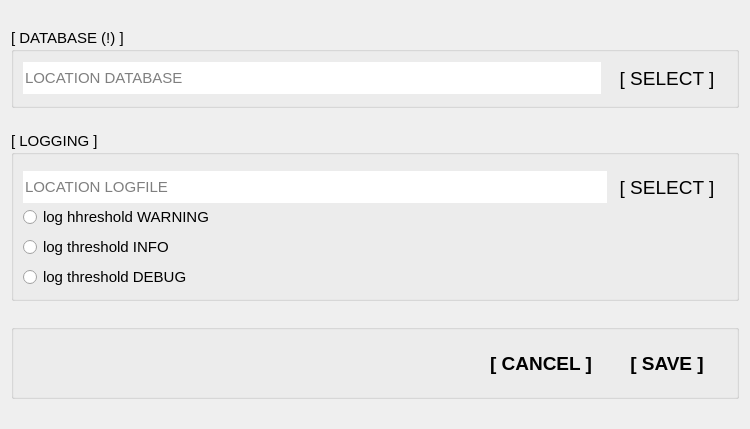
<?xml version="1.0" encoding="UTF-8"?>
<ui version="4.0">
 <class>OptionsDialog</class>
 <widget class="QDialog" name="OptionsDialog">
  <property name="geometry">
   <rect>
    <x>0</x>
    <y>0</y>
    <width>750</width>
    <height>429</height>
   </rect>
  </property>
  <property name="minimumSize">
   <size>
    <width>750</width>
    <height>380</height>
   </size>
  </property>
  <property name="maximumSize">
   <size>
    <width>750</width>
    <height>450</height>
   </size>
  </property>
  <property name="font">
   <font>
    <pointsize>11</pointsize>
   </font>
  </property>
  <property name="windowTitle">
   <string>Dialog</string>
  </property>
  <property name="locale">
   <locale language="English" country="UnitedStates"/>
  </property>
  <property name="modal">
   <bool>false</bool>
  </property>
  <layout class="QVBoxLayout" name="verticalLayout_2">
   <item>
    <widget class="QGroupBox" name="databaseGroupBox">
     <property name="minimumSize">
      <size>
       <width>650</width>
       <height>75</height>
      </size>
     </property>
     <property name="maximumSize">
      <size>
       <width>16777215</width>
       <height>80</height>
      </size>
     </property>
     <property name="statusTip">
      <string>select where the database directory is. CAUTION: directory must bi writable...</string>
     </property>
     <property name="title">
      <string>[ DATABASE (!) ] </string>
     </property>
     <layout class="QHBoxLayout" name="horizontalLayout">
      <item>
       <widget class="QLineEdit" name="databasePathLineEdit">
        <property name="minimumSize">
         <size>
          <width>500</width>
          <height>32</height>
         </size>
        </property>
        <property name="font">
         <font>
          <pointsize>11</pointsize>
         </font>
        </property>
        <property name="toolTip">
         <string>select where the database directory is. CAUTION: directory must bi writable...</string>
        </property>
        <property name="statusTip">
         <string>select where the database directory is. CAUTION: directory must bi writable...</string>
        </property>
        <property name="frame">
         <bool>false</bool>
        </property>
        <property name="placeholderText">
         <string>LOCATION DATABASE</string>
        </property>
       </widget>
      </item>
      <item>
       <widget class="QPushButton" name="databaseSelectPushButton">
        <property name="minimumSize">
         <size>
          <width>120</width>
          <height>32</height>
         </size>
        </property>
        <property name="maximumSize">
         <size>
          <width>140</width>
          <height>16777215</height>
         </size>
        </property>
        <property name="font">
         <font>
          <pointsize>14</pointsize>
         </font>
        </property>
        <property name="toolTip">
         <string>open  file selector...</string>
        </property>
        <property name="statusTip">
         <string>select the database via graphical selector...</string>
        </property>
        <property name="text">
         <string>[ SELECT ]</string>
        </property>
        <property name="flat">
         <bool>true</bool>
        </property>
       </widget>
      </item>
     </layout>
    </widget>
   </item>
   <item>
    <widget class="QGroupBox" name="logGroupBox">
     <property name="minimumSize">
      <size>
       <width>650</width>
       <height>160</height>
      </size>
     </property>
     <property name="maximumSize">
      <size>
       <width>16777215</width>
       <height>170</height>
      </size>
     </property>
     <property name="statusTip">
      <string>propertys about logging...</string>
     </property>
     <property name="title">
      <string>[ LOGGING ] </string>
     </property>
     <layout class="QVBoxLayout" name="verticalLayout">
      <item>
       <widget class="QWidget" name="widget" native="true">
        <property name="minimumSize">
         <size>
          <width>0</width>
          <height>52</height>
         </size>
        </property>
        <property name="maximumSize">
         <size>
          <width>16777215</width>
          <height>52</height>
         </size>
        </property>
        <layout class="QHBoxLayout" name="horizontalLayout_3">
         <property name="spacing">
          <number>0</number>
         </property>
         <property name="leftMargin">
          <number>0</number>
         </property>
         <property name="topMargin">
          <number>0</number>
         </property>
         <property name="rightMargin">
          <number>0</number>
         </property>
         <property name="bottomMargin">
          <number>6</number>
         </property>
         <item>
          <widget class="QLineEdit" name="logfilePathLineEdit">
           <property name="minimumSize">
            <size>
             <width>500</width>
             <height>32</height>
            </size>
           </property>
           <property name="font">
            <font>
             <pointsize>11</pointsize>
            </font>
           </property>
           <property name="toolTip">
            <string>select where the logfile location is...</string>
           </property>
           <property name="statusTip">
            <string>select where the logfile location is...</string>
           </property>
           <property name="frame">
            <bool>false</bool>
           </property>
           <property name="placeholderText">
            <string>LOCATION LOGFILE</string>
           </property>
          </widget>
         </item>
         <item>
          <widget class="QPushButton" name="logfileSelectPushButton">
           <property name="minimumSize">
            <size>
             <width>120</width>
             <height>32</height>
            </size>
           </property>
           <property name="maximumSize">
            <size>
             <width>140</width>
             <height>16777215</height>
            </size>
           </property>
           <property name="font">
            <font>
             <pointsize>14</pointsize>
            </font>
           </property>
           <property name="toolTip">
            <string>open  file selector...</string>
           </property>
           <property name="statusTip">
            <string>select the database via graphical selector...</string>
           </property>
           <property name="text">
            <string>[ SELECT ]</string>
           </property>
           <property name="flat">
            <bool>true</bool>
           </property>
          </widget>
         </item>
        </layout>
       </widget>
      </item>
      <item>
       <widget class="QRadioButton" name="warningRadioButton">
        <property name="toolTip">
         <string>sets the logging threshold (level)...</string>
        </property>
        <property name="text">
         <string>log hhreshold WARNING</string>
        </property>
       </widget>
      </item>
      <item>
       <widget class="QRadioButton" name="infoRadioButton">
        <property name="toolTip">
         <string>sets the logging threshold (level)...</string>
        </property>
        <property name="text">
         <string>log threshold INFO</string>
        </property>
       </widget>
      </item>
      <item>
       <widget class="QRadioButton" name="debugRadioButton">
        <property name="toolTip">
         <string>sets the logging threshold (level)...</string>
        </property>
        <property name="text">
         <string>log threshold DEBUG</string>
        </property>
       </widget>
      </item>
     </layout>
    </widget>
   </item>
   <item>
    <widget class="QGroupBox" name="buttonGroupBox">
     <property name="minimumSize">
      <size>
       <width>650</width>
       <height>72</height>
      </size>
     </property>
     <property name="maximumSize">
      <size>
       <width>16777215</width>
       <height>75</height>
      </size>
     </property>
     <property name="title">
      <string/>
     </property>
     <property name="alignment">
      <set>Qt::AlignRight|Qt::AlignTrailing|Qt::AlignVCenter</set>
     </property>
     <layout class="QHBoxLayout" name="horizontalLayout_2">
      <item>
       <spacer name="horizontalSpacer">
        <property name="orientation">
         <enum>Qt::Horizontal</enum>
        </property>
        <property name="sizeHint" stdset="0">
         <size>
          <width>453</width>
          <height>20</height>
         </size>
        </property>
       </spacer>
      </item>
      <item>
       <widget class="QPushButton" name="cancelPushButton">
        <property name="minimumSize">
         <size>
          <width>120</width>
          <height>32</height>
         </size>
        </property>
        <property name="maximumSize">
         <size>
          <width>180</width>
          <height>36</height>
         </size>
        </property>
        <property name="font">
         <font>
          <pointsize>14</pointsize>
          <weight>75</weight>
          <bold>true</bold>
         </font>
        </property>
        <property name="text">
         <string>[ CANCEL ]</string>
        </property>
        <property name="flat">
         <bool>true</bool>
        </property>
       </widget>
      </item>
      <item>
       <widget class="QPushButton" name="savePushButton">
        <property name="minimumSize">
         <size>
          <width>120</width>
          <height>32</height>
         </size>
        </property>
        <property name="maximumSize">
         <size>
          <width>180</width>
          <height>36</height>
         </size>
        </property>
        <property name="font">
         <font>
          <pointsize>14</pointsize>
          <weight>75</weight>
          <bold>true</bold>
         </font>
        </property>
        <property name="text">
         <string>[ SAVE ]</string>
        </property>
        <property name="default">
         <bool>true</bool>
        </property>
        <property name="flat">
         <bool>true</bool>
        </property>
       </widget>
      </item>
     </layout>
    </widget>
   </item>
  </layout>
 </widget>
 <resources/>
 <connections>
  <connection>
   <sender>cancelPushButton</sender>
   <signal>clicked()</signal>
   <receiver>OptionsDialog</receiver>
   <slot>reject()</slot>
   <hints>
    <hint type="sourcelabel">
     <x>475</x>
     <y>416</y>
    </hint>
    <hint type="destinationlabel">
     <x>374</x>
     <y>235</y>
    </hint>
   </hints>
  </connection>
  <connection>
   <sender>savePushButton</sender>
   <signal>clicked()</signal>
   <receiver>OptionsDialog</receiver>
   <slot>accept()</slot>
   <hints>
    <hint type="sourcelabel">
     <x>601</x>
     <y>416</y>
    </hint>
    <hint type="destinationlabel">
     <x>374</x>
     <y>235</y>
    </hint>
   </hints>
  </connection>
 </connections>
</ui>
